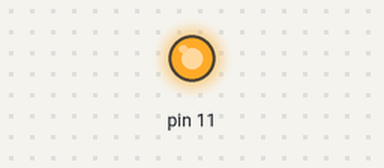
A program run on a simulated Raspberry Pi (header pin numbers). Parts: output pins drawn as LEDs (lit = HIGH).

Above: at 2.5 s.
At 7.5 s:
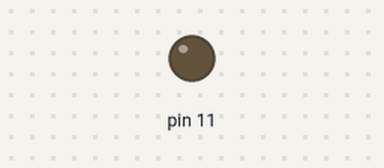
Timing chart, 0 to 13.0 s (numbered marks = the images above):
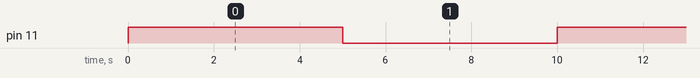

The program:

ledblink.py
```python
import RPi.GPIO as GPIO
from time import sleep

GPIO.setwarnings(False)
GPIO.setmode(GPIO.BOARD)
GPIO.setup(11, GPIO.OUT, initial=GPIO.LOW)

while True:
    GPIO.output(11, GPIO.HIGH)
    sleep(5)
    GPIO.output(11, GPIO.LOW)
    sleep(5)
```

Measured:
- by itself, pin 11: alternates HIGH for 5.0 s and LOW for 5.0 s
